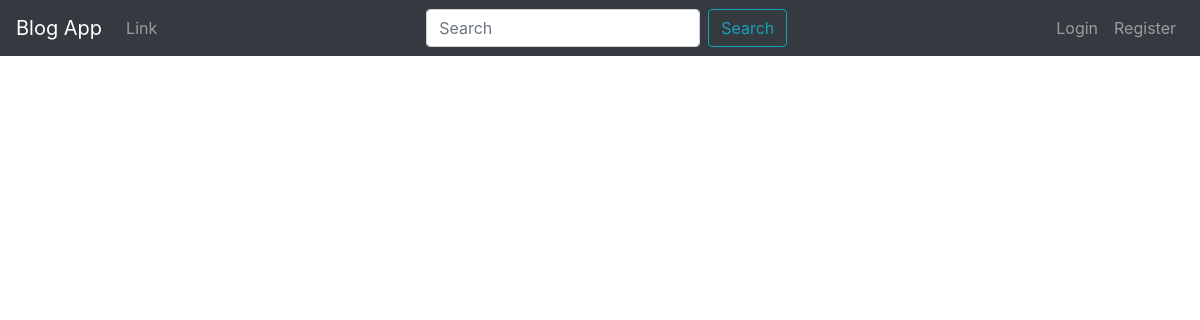
Before: / with the older database file.
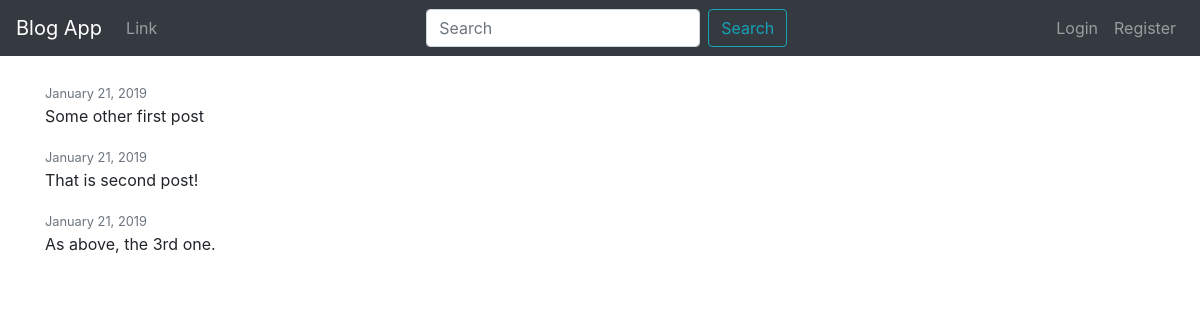
After: the same page with the newer database file.
### posts/models.py (models this page shows, shortened)
class Post(models.Model):
    title = models.CharField(max_length=120)
    content = models.TextField()
    timestamp = models.DateTimeField(default=timezone.now)
    author = models.ForeignKey(User, on_delete=models.CASCADE)

### posts/views.py (the view)
# urls.py: re_path('', Home.as_view(), name='home'),
class Home(View):
    template_name = 'posts/home.html'
    def get(self, request):
        context = {
            'posts': Post.objects.all()
        }
        return render(request, self.template_name, context)

### posts/templates/posts/home.html (shortened to what this page needs)
{% extends 'posts/base.html' %}
{% block content %}
    {% for post in posts %}
        <article class="media content-section">
          <div class="media-body">
            <div class="article-metadata">
              <small class="text-muted">{{ post.timestamp|date:"F d, Y" }}</small>
            </div>
            <p class="article-content">{{ post.content }}</p>
          </div>
        </article>
    {% endfor %}
{% endblock content %}

### posts/templates/posts/base.html (shortened to what this page needs)
<!doctype html>
<html lang="en">
  <head>
    <link rel="stylesheet" href="https://stackpath.bootstrapcdn.com/bootstrap/4.2.1/css/bootstrap.min.css">
  </head>
  <body>
    {% include 'posts/navbar.html' %}
    <br>
    <div class="container">
        {% block content %}
        {% endblock content %}
    </div>
  </body>
</html>

### posts/templates/posts/navbar.html (shortened to what this page needs)
<nav class="navbar navbar-expand-lg navbar-dark bg-dark">
  <a class="navbar-brand" href="{% url 'home' %}">Blog App</a>
  <div class="collapse navbar-collapse" id="navbarSupportedContent">
    <ul class="navbar-nav mr-auto">
      <li class="nav-item">
        <a class="nav-link" href="#">Link</a>
      </li>
    </ul>
    <form class="form-inline my-2 my-lg-0">
      <input class="form-control mr-sm-2" type="search" placeholder="Search" aria-label="Search">
      <button class="btn btn-outline-info my-2 my-sm-0" type="submit">Search</button>
    </form>
   <ul class="navbar-nav ml-auto">
       {% if request.user.is_authenticated %}
           <li class="nav-item">
                <a class="nav-link" href="{% url 'logout' %}">Logout</a>
            </li>
       {% else %}
           <li class="nav-item">
                <a class="nav-link" href="{% url 'login' %}">Login</a>
            </li>
            <li class="nav-item">
                <a class="nav-link" href="{% url 'register' %}">Register</a>
            </li>
       {% endif %}
   </ul>
  </div>
</nav>

Changed rows visible on the page:
added Post: timestamp "January 21, 2019", content "Some other first post"
added Post: timestamp "January 21, 2019", content "That is second post!"
added Post: timestamp "January 21, 2019", content "As above, the 3rd one."
